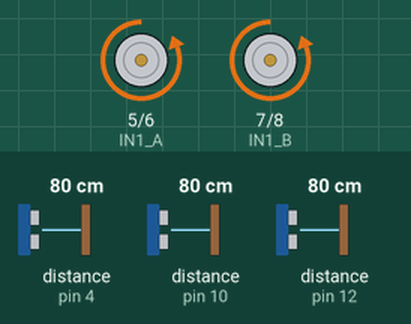
This sketch was run on a simulated Arduino Uno, built with avr-gcc and run on an emulated ATmega328P. On the bench: motor-driver pin pairs drawn as motors (green arrow = first pin HIGH = forward, orange = second pin HIGH = backward, longer = more drive). Wiring (inferred from the names in the program): 3 × ultrasonic range finder: trigger pin 3, echo pin 4 / trigger pin 9, echo pin 10 / trigger pin 11, echo pin 12. The test bench sets the inputs (shaded band); at power-on: distance to the obstacle (sensors on pin 4, pin 10, pin 12) 80 cm. The echo pulse lasts 58.3 µs per cm; what the sketch prints to the serial monitor is not drawn.

Above: at 0.1 s.
At 1.3 s:
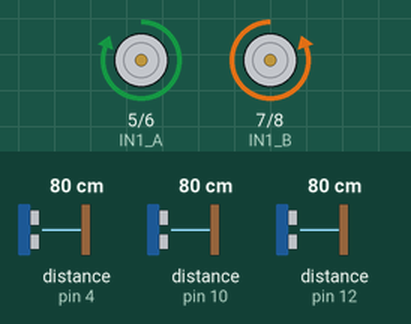
At 2.3 s:
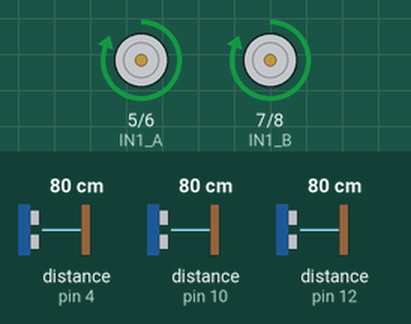
At 3.3 s:
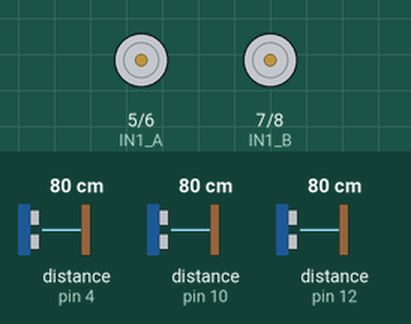
Timing chart, 0 to 4.8 s (numbered marks = the images above):
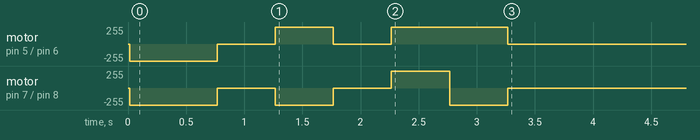

The sketch:

room-mapping-robot.ino
```cpp
#define usE1 10
#define usT1 9
#define usE2 12
#define usT2 11
#define usE3 4
#define usT3 3
int IN1_A = 5;
int IN2_A = 6;
int IN1_B = 7;
int IN2_B = 8;

int uTBOB;
String str;

double duration, cm;

double getDistance(int sensor = 1, String type = "cm") {
    int trig, echo;
    if (sensor == 1) {
        trig = usT1;
        echo = usE1;
    } else if (sensor == 2) {
        trig = usT2;
        echo = usE2;
    } else if (sensor == 3) {
        trig = usT3;
        echo = usE3;
    } else {
        trig = usT1;
        echo = usE1;
    }

    digitalWrite(trig, LOW);
    delayMicroseconds(5);
    digitalWrite(trig, HIGH);
    delayMicroseconds(10);
    digitalWrite(trig, LOW);

    duration = pulseIn(echo, HIGH);
    cm = (duration / 2) / 29.1;
    return cm;
}
void stopMotors(){
    digitalWrite(IN1_A,LOW);
    digitalWrite(IN1_B,LOW);
    digitalWrite(IN2_A,LOW);
    digitalWrite(IN2_B,LOW);
}

void forwardForever() {
    stopMotors();
    digitalWrite(IN1_A,HIGH);
    digitalWrite(IN1_B,HIGH);
}
void backwardForever() {
    stopMotors();
    digitalWrite(IN2_A,HIGH);
    digitalWrite(IN2_B,HIGH);
}
void leftTurn(int del = 500) {
    stopMotors();
    digitalWrite(IN1_B,HIGH);
    digitalWrite(IN2_A,HIGH);
    delay(del);
    digitalWrite(IN1_B,LOW);
    digitalWrite(IN2_A,LOW);
    stopMotors();
}

void rightTurn(int del=500) {
    stopMotors();
    digitalWrite(IN1_A,HIGH);
    digitalWrite(IN2_B,HIGH);
    delay(del);

    digitalWrite(IN1_A,LOW);
    digitalWrite(IN2_B,LOW);
    stopMotors();
}


void uTurn(int uTBOB) {
    if (uTBOB == 0) {
        backwardForever();
        delay(750);
        stopMotors();
        delay(500);
        rightTurn(500);
        delay(500);
        forwardForever();
        delay(500);
        stopMotors();
        rightTurn();
    } else {
        backwardForever();
        delay(500);
        stopMotors();
        leftTurn();
        forwardForever();
        delay(500);
        stopMotors();
        leftTurn();
    }
}
void setup() {
    Serial.begin(9600);

    pinMode(usE1, INPUT);
    pinMode(usT1, OUTPUT);
    pinMode(usE2, INPUT);
    pinMode(usT2, OUTPUT);
    pinMode(usE3, INPUT);
    pinMode(usT3, OUTPUT);
    pinMode(IN1_A,OUTPUT);
    pinMode(IN2_A,OUTPUT);
    pinMode(IN1_B,OUTPUT);
    pinMode(IN2_B,OUTPUT);
    Serial.println("Initializing Bot");

    double frontDist = getDistance(1, "cm");
    double leftDist = getDistance(2, "cm");
    double rightDist = getDistance(3, "cm");

    if (leftDist > rightDist) {
        uTBOB = 1;
        Serial.println("help");
    } else if (leftDist == rightDist) {
        Serial.println("shit");
    } else {
        uTBOB = 0;
        Serial.println("no help");
    }
    Serial.println("uTBOB:" + String(uTBOB));
    /*forwardForever();
    delay(1000);
    stopMotors();*/

    //leftTurn();
    uTurn(0);
}

void loop() {
    delay(1000);

    double frontDist = getDistance(1, "cm");
    double leftDist = getDistance(2, "cm");
    double rightDist = getDistance(3, "cm");
    Serial.println("frontDist:" + String(frontDist) + "\nleftDist:" +
                   String(leftDist) + "\nrightDist:" + String(rightDist));
    /*


    if (frontDist <= 5) {
        motor.stop();
        //motor.stopB();
        uTurn(uTBOB);
        str += "\n";
    } else {
        forwardForever();
        if (leftDist <= 10 || rightDist <= 10) {
            str += "1";
        } else {
            str += "0";
        }
    }
    Serial.println("---\n" + str + "\n---");*/
}
```
